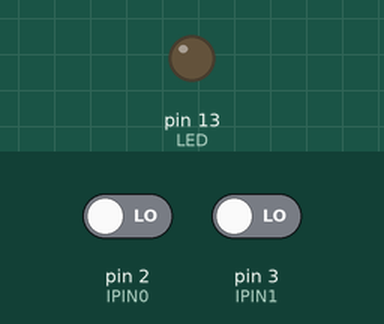
This sketch was run on a simulated Arduino Uno, built with avr-gcc and run on an emulated ATmega328P. Parts: output pins drawn as LEDs (lit = HIGH). The test bench sets the inputs (shaded band); at power-on: pin 2 (IPIN0) LOW, pin 3 (IPIN1) LOW. What the sketch prints to the serial monitor is not drawn.

Above: at 1.2 s.
1.3 s: pin 2 (IPIN0) driven HIGH
At 1.7 s:
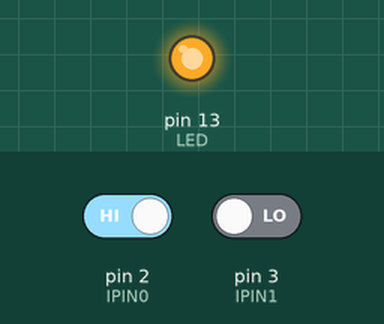
4.3 s: pin 2 (IPIN0) driven LOW
At 5.2 s:
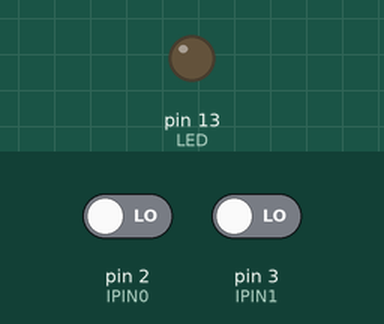
Timing chart, 0 to 7.3 s (numbered marks = the images above; inputs shaded):
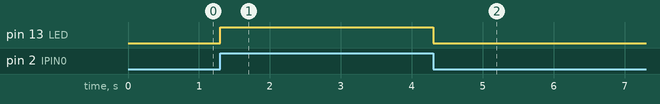

Measured:
- after the input at 1.3 s, pin 13 (LED): LOW → HIGH at once
- after the input at 4.3 s, pin 13 (LED): HIGH → LOW at once

The sketch:

pendulum.ino
```cpp
#define LED 13

#define IPIN0 2 // CHANNEL B
#define IPIN1 3 // CHANNEL A

volatile int angle;  // What is the current angle?

volatile int state0 = LOW;  // what is the state of pin 0?
volatile int state1 = LOW;  // what is the state of pin 1?

long int t0;

int going=0;

void blink0() {
    state0 = digitalRead(IPIN0);  // state0 has changed. check state0 and state1 and update angle.
    state1 = digitalRead(IPIN1);

    digitalWrite(LED,state0);     // let the LED know we're here.

    if (state0) {
      if (state1) {
        angle -= 1;
      } else {
        angle += 1;
      }
    } else {
      if (state1) {
        angle += 1;
      } else {
        angle -= 1;
      }
    }
}

void blink1() {
    state0 = digitalRead(IPIN0);   // state1 has changed. check state0 and state1 and update angle.
    state1 = digitalRead(IPIN1);
    if (state0) {
      if (state1) {
        angle += 1;
      } else {
        angle -= 1;
      }
    } else {
      if (state1) {
         angle -= 1;
      } else {
        angle += 1;
      }
    }
}

void setup() {
    pinMode(LED, OUTPUT);
    Serial.begin(9600);
    attachInterrupt(digitalPinToInterrupt(IPIN0), blink0, CHANGE);
    attachInterrupt(digitalPinToInterrupt(IPIN1), blink1, CHANGE);
    Serial.println("Ready");  // tell the computer we're ready
    Serial.println("Time,Angle");
}

void loop() {
  char command;
  if (Serial.available()>0) {          // are there characters to read?
    command = (char)Serial.read();     // grab one
    if (command=='g') {                // check it
      going=1;
      angle=0;
      t0=millis();
    } else if (command=='s') {
      going=0;
    }
  }
  if (going) {
    Serial.print(1.0*(millis()-t0)/1000,3);
    Serial.print(",");
    Serial.println(360.0*angle/2048,3);
  }
}
```
